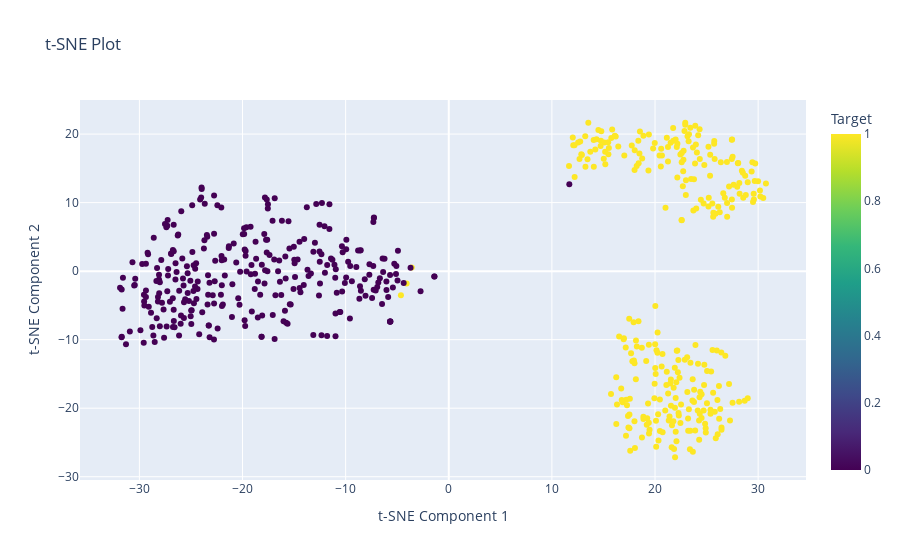

This figure's notebook cell:
### Code cell
from sklearn.manifold import TSNE
import plotly.express as px

def tsne_plot(dataframe, target_column):
    """
    Generates a t-SNE plot using Plotly with hover information to visualize high-dimensional data.

    Parameters:
    - dataframe: pandas DataFrame containing numeric columns.
    - target_column: Name of the target column in the DataFrame.

    Returns:
    - fig: Plotly Figure object containing the t-SNE plot with hover information.
    """
    # Extract features and target variable
    X = dataframe.drop(columns=[target_column])
    y = dataframe[target_column]

    # Initialize t-SNE object
    tsne = TSNE(n_components=2, random_state=42)

    # Fit and transform the data
    X_tsne = tsne.fit_transform(X)

    # Create hover text with sample indices
    hover_text = ['Index: {}'.format(index) for index in dataframe.index]

    # Create Plotly scatter plot with hover information
    fig = px.scatter(x=X_tsne[:, 0], y=X_tsne[:, 1], color=y, labels={'x': 't-SNE Component 1', 'y': 't-SNE Component 2'}, color_continuous_scale='viridis', title='t-SNE Plot', hover_name=hover_text)
    fig.update_coloraxes(colorbar_title=target_column)

    return fig, X_tsne

# Example usage:
# Replace 'df' with your DataFrame and 'target_column' with the name of your target column
fig, tsne = tsne_plot(df_, 'Target')

fig.show()

### Figure 1 — Plotly figure (JSON) as saved in the notebook; plotly's stock layout.template omitted (floating-point values rounded to 4 significant figures; data arrays with more than 128 entries replaced by an {"elided": "..."} marker saying what was removed)
{"data": [{"hovertemplate": "<b>%{hovertext}</b><br><br>t-SNE Component 1=%{x}<br>t-SNE Component 2=%{y}<br>color=%{marker.color}<extra></extra>", "hovertext": {"elided": "600 str values"}, "legendgroup": "", "marker": {"color": {"elided": "600 int values"}, "coloraxis": "coloraxis", "symbol": "circle"}, "mode": "markers", "name": "", "orientation": "v", "showlegend": false, "type": "scatter", "x": {"elided": "600 float values"}, "xaxis": "x", "y": {"elided": "600 float values"}, "yaxis": "y"}], "layout": {"coloraxis": {"colorbar": {"title": {"text": "Target"}}, "colorscale": [[0, "#440154"], [0.1111, "#482878"], [0.2222, "#3e4989"], [0.3333, "#31688e"], [0.4444, "#26828e"], [0.5556, "#1f9e89"], [0.6667, "#35b779"], [0.7778, "#6ece58"], [0.8889, "#b5de2b"], [1, "#fde725"]]}, "legend": {"tracegroupgap": 0}, "title": {"text": "t-SNE Plot"}, "xaxis": {"anchor": "y", "domain": [0, 1], "title": {"text": "t-SNE Component 1"}}, "yaxis": {"anchor": "x", "domain": [0, 1], "title": {"text": "t-SNE Component 2"}}}}
